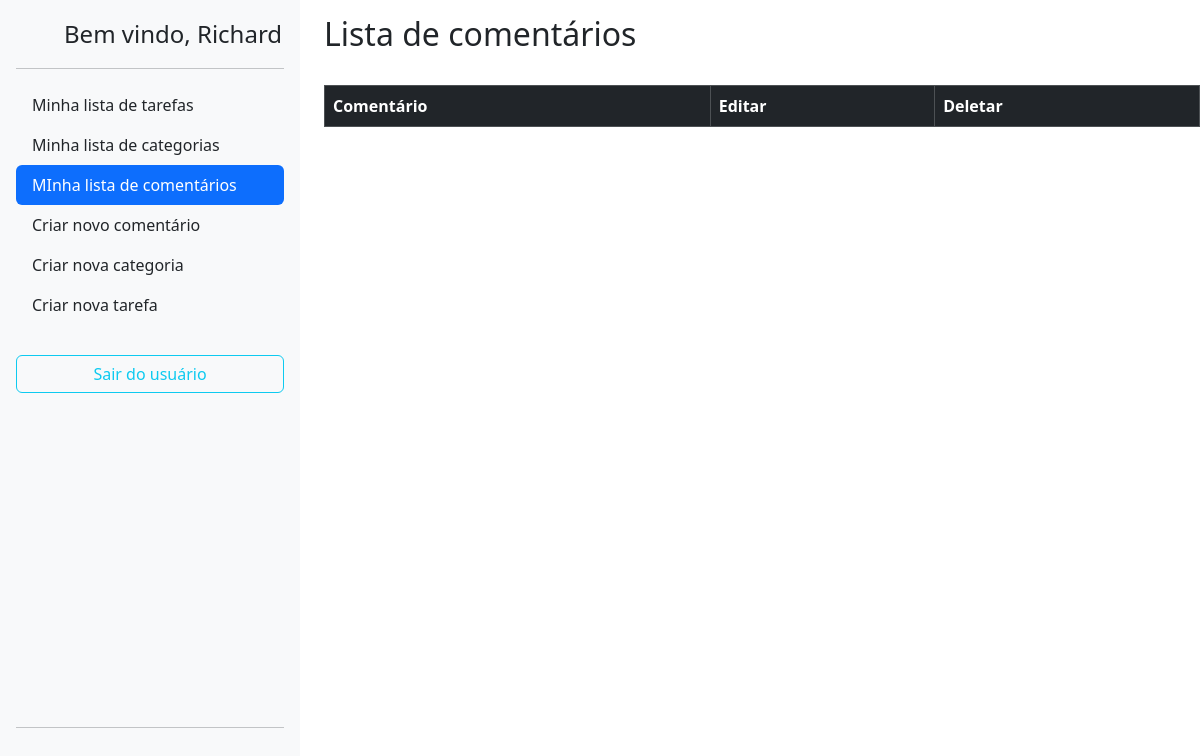
Page /comments/ (signed in) on the earlier database version.
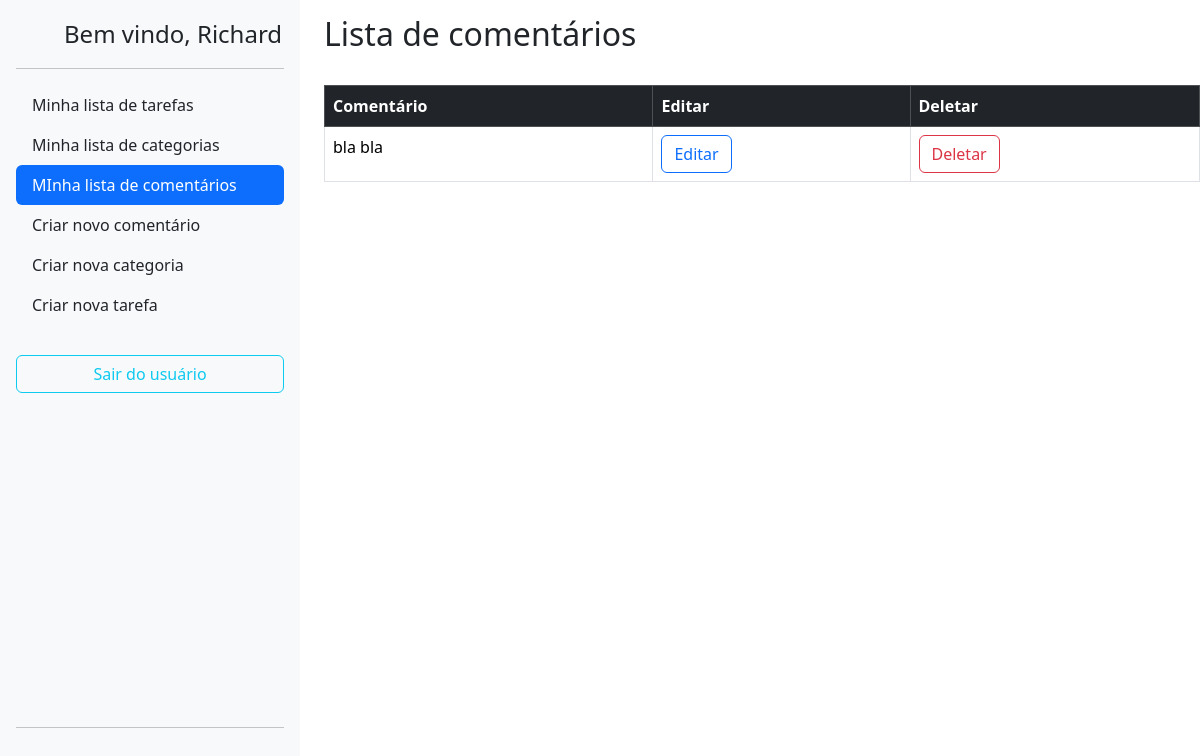
Same page on the later database version.
### lizetest/comments/models.py (models this page shows, shortened)
class Comment(BaseModel):
    comment = models.TextField()
    task = models.ForeignKey(Task,on_delete=models.CASCADE)
    author = models.ForeignKey(User,on_delete=models.CASCADE,blank=True)

### lizetest/comments/views.py (the view)
# urls.py: path('', CommentsListView.as_view(), name='comments_list'),
class CommentsListView(ListView,BaseViews):
    model = Comment
    template_name = 'comments_list.html'
    context_object_name = 'comments'
    def get_queryset(self):
        return Comment.objects.filter(author=self.request.user)
    def get_context_data(self, **kwargs):
        context = super().get_context_data(**kwargs)
        context['user'] = self.request.user.username
        return context

### lizetest/core/models.py (called while the page is built)
    def dispatch(self, request, *args, **kwargs):
        if not request.user.is_authenticated:
            return redirect('accounts:login')
        return super().dispatch(request, *args, **kwargs)

### lizetest/comments/templates/comments_list.html (shortened to what this page needs)
{% extends 'base.html' %}
  {% block content %}
  <div class="row">
    <div class="col-auto">
      {% include 'sidebar.html' %}
    </div>
    <div class="col">
      <h2 style="padding-top: 15px;">Lista de comentários</h2><br>
      <table class="table table-bordered">
        <thead>
          <tr class="table-dark">
            <th scope="col">Comentário</th>
            <th scope="col">Editar</th>
            <th scope="col">Deletar</th>
          </tr>
        </thead>
        <tbody>
          {% for comment in comments %}
          <tr>
            <td>{{comment.comment}}</td>
            <td>
              <a href="{% url 'comments:comments_edit' pk=comment.pk %}">
                <button type="button" class="btn btn-outline-primary">Editar</button>
              </a>
            </td>
            <td>
              <a href="{% url 'comments:comments_delete' pk=comment.pk %}">
              <button type="button" class="btn btn-outline-danger">Deletar</button>
            </a>
            </td>
          </tr>
          {% endfor %}
        </tbody>
      </table>
      {% endblock %}

Differences in the rows shown:
added Comment: comment "bla bla"
